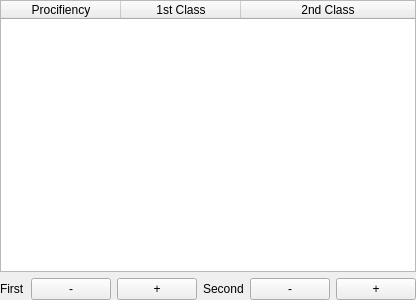
<?xml version="1.0" encoding="UTF-8"?>
<ui version="4.0">
 <class>ProficienciesTab</class>
 <widget class="QWidget" name="ProficienciesTab">
  <property name="geometry">
   <rect>
    <x>0</x>
    <y>0</y>
    <width>400</width>
    <height>300</height>
   </rect>
  </property>
  <property name="windowTitle">
   <string>Form</string>
  </property>
  <layout class="QVBoxLayout" name="verticalLayout">
   <property name="spacing">
    <number>6</number>
   </property>
   <property name="leftMargin">
    <number>0</number>
   </property>
   <property name="topMargin">
    <number>0</number>
   </property>
   <property name="rightMargin">
    <number>0</number>
   </property>
   <property name="bottomMargin">
    <number>0</number>
   </property>
   <item>
    <widget class="QTableWidget" name="tableProficiencies">
     <property name="editTriggers">
      <set>QAbstractItemView::NoEditTriggers</set>
     </property>
     <property name="showDropIndicator" stdset="0">
      <bool>false</bool>
     </property>
     <property name="dragDropOverwriteMode">
      <bool>false</bool>
     </property>
     <property name="alternatingRowColors">
      <bool>true</bool>
     </property>
     <property name="selectionMode">
      <enum>QAbstractItemView::SingleSelection</enum>
     </property>
     <property name="selectionBehavior">
      <enum>QAbstractItemView::SelectRows</enum>
     </property>
     <property name="textElideMode">
      <enum>Qt::ElideNone</enum>
     </property>
     <property name="horizontalScrollMode">
      <enum>QAbstractItemView::ScrollPerPixel</enum>
     </property>
     <property name="rowCount">
      <number>0</number>
     </property>
     <attribute name="horizontalHeaderVisible">
      <bool>true</bool>
     </attribute>
     <attribute name="horizontalHeaderCascadingSectionResizes">
      <bool>false</bool>
     </attribute>
     <attribute name="horizontalHeaderDefaultSectionSize">
      <number>120</number>
     </attribute>
     <attribute name="horizontalHeaderMinimumSectionSize">
      <number>75</number>
     </attribute>
     <attribute name="horizontalHeaderShowSortIndicator" stdset="0">
      <bool>false</bool>
     </attribute>
     <attribute name="horizontalHeaderStretchLastSection">
      <bool>true</bool>
     </attribute>
     <attribute name="verticalHeaderVisible">
      <bool>false</bool>
     </attribute>
     <column>
      <property name="text">
       <string>Procifiency</string>
      </property>
     </column>
     <column>
      <property name="text">
       <string>1st Class</string>
      </property>
     </column>
     <column>
      <property name="text">
       <string>2nd Class</string>
      </property>
     </column>
    </widget>
   </item>
   <item>
    <layout class="QHBoxLayout" name="horizontalLayout_2">
     <item>
      <widget class="QLabel" name="labelFirstProf">
       <property name="text">
        <string>First</string>
       </property>
      </widget>
     </item>
     <item>
      <widget class="QPushButton" name="pushButtonSubFirst">
       <property name="sizePolicy">
        <sizepolicy hsizetype="Preferred" vsizetype="Fixed">
         <horstretch>0</horstretch>
         <verstretch>0</verstretch>
        </sizepolicy>
       </property>
       <property name="text">
        <string>-</string>
       </property>
      </widget>
     </item>
     <item>
      <widget class="QPushButton" name="pushButtonAddFirst">
       <property name="sizePolicy">
        <sizepolicy hsizetype="Preferred" vsizetype="Fixed">
         <horstretch>0</horstretch>
         <verstretch>0</verstretch>
        </sizepolicy>
       </property>
       <property name="text">
        <string>+</string>
       </property>
      </widget>
     </item>
     <item>
      <spacer name="horizontalSpacer_2">
       <property name="orientation">
        <enum>Qt::Horizontal</enum>
       </property>
       <property name="sizeHint" stdset="0">
        <size>
         <width>40</width>
         <height>20</height>
        </size>
       </property>
      </spacer>
     </item>
     <item>
      <widget class="QLabel" name="labelSecondProf">
       <property name="text">
        <string>Second</string>
       </property>
      </widget>
     </item>
     <item>
      <widget class="QPushButton" name="pushButtonSubSecond">
       <property name="text">
        <string>-</string>
       </property>
      </widget>
     </item>
     <item>
      <widget class="QPushButton" name="pushButtonAddSecond">
       <property name="text">
        <string>+</string>
       </property>
      </widget>
     </item>
    </layout>
   </item>
  </layout>
 </widget>
 <resources/>
 <connections/>
</ui>
